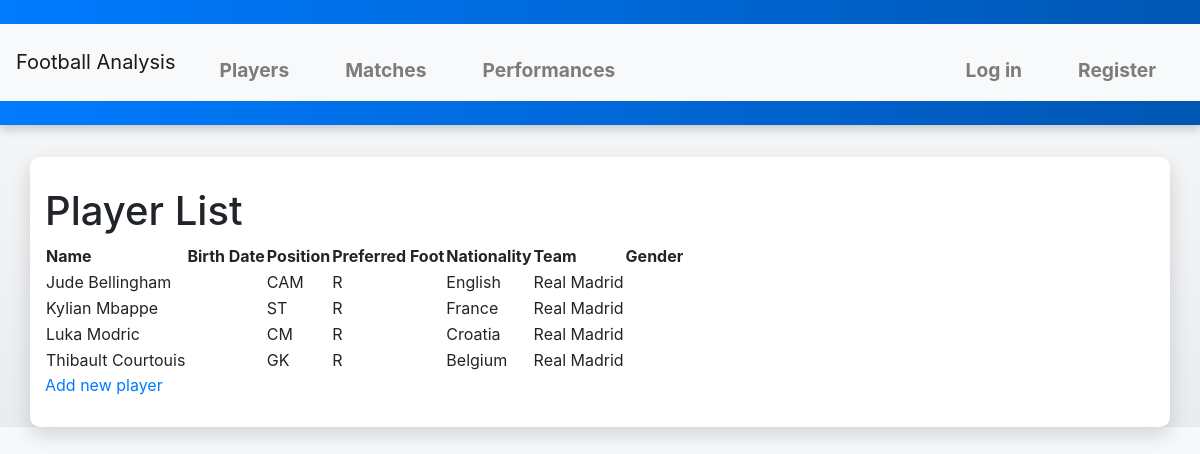
Page /players/ on the earlier database version.
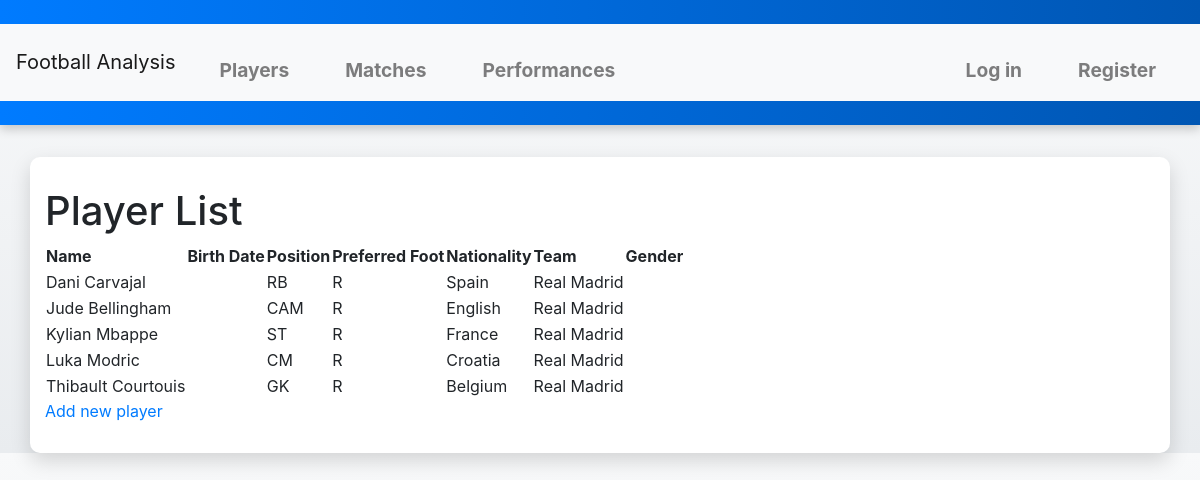
Same page on the later database version.
### football_app/models.py (models this page shows, shortened)
class Player(models.Model):
    name = models.CharField(max_length=200)
    age = models.CharField(default="Insert age...", max_length=10)
    position = models.CharField(max_length=30, choices=[
        ('GK', 'Goalkeeper'),
        ('LB', 'Left Back'),
        ('RB', 'Right Back'),
        ('LWB', 'Left Wing Back'),
        ('RWB', 'Right Wing Back'),
        ('CB', 'Center Back'),
        ('CDM', 'Central Defensive Midfielder'),
        ('CM', 'Central Midfielder'),
        ('CAM', 'Central Attacking Midfielder'),
        ('LW', 'Left Winger'),
        ('RW', 'Right Winger'),
        ('ST', 'Striker'),
    ])
    pref_foot = models.CharField(max_length=10, choices=[
        ('R', 'Right'),
        ('L', 'Left'),
    ])
    nationality = models.CharField(max_length=200, default="Select nationality...")
    team = models.CharField(max_length=200, default="Select team...")

### football_app/views.py (the view)
# urls.py: path('players/', views.players, name='players'),
def players(request):
    players = Player.objects.order_by('name')
    context = {'players':players}
    return render(request, 'football_app/players.html', context)

### football_app/templates/football_app/players.html
{% extends "football_app/base.html" %}
{% block content %}
<h1>Player List</h1>
<table>
    <tr>
        <th>Name</th>
        <th>Birth Date</th>
        <th>Position</th>
        <th>Preferred Foot</th>
        <th>Nationality</th>
        <th>Team</th>
        <th>Gender</th>
    </tr>
    {% for player in players %}
    <tr>
        <td>{{ player.name }}</td>
        <td>{{ player.birth_date }}</td>
        <td>{{ player.position }}</td>
        <td>{{ player.pref_foot }}</td>
        <td>{{ player.nationality }}</td>
        <td>{{ player.team }}</td>
        <td>{{ player.gender }}</td>
    </tr>
    {% endfor %}
</table>
<a href="{% url 'football_app:add_player' %}">Add new player</a>
{% endblock content %}

### football_app/templates/football_app/base.html (shortened to what this page needs)
{% load static %}
{% load bootstrap4 %}
<!DOCTYPE html>
<html lang="en">
<head>
    <link rel="stylesheet" type="text/css" href="{% static 'css/styles.css' %}">
    {% bootstrap_css %}
</head>
<body>
    <header>
        <nav class="navbar navbar-expand-lg navbar-light bg-light">
            <a class="navbar-brand" href="{% url 'football_app:index' %}">Football Analysis</a>
            <div class="collapse navbar-collapse" id="navbarNav">
                <ul class="navbar-nav">
                    <li class="nav-item">
                        <a class="nav-link" href="{% url 'football_app:players' %}">Players</a>
                    </li>
                    <li class="nav-item">
                        <a class="nav-link" href="{% url 'football_app:matches' %}">Matches</a>
                    </li>
                    <li class="nav-item">
                        <a class="nav-link" href="{% url 'football_app:performances' %}">Performances</a>
                    </li>
                </ul>
                <ul class="navbar-nav ml-auto">
                    {% if user.is_authenticated %}
                        <li class="nav-item">
                            <span class="navbar-text">Hello, {{ user.username }}!</span>
                        </li>
                        <li class="nav-item">
                            <form class="form-inline" action="{% url 'users:logout' %}" method="post">
                                {% csrf_token %}
                                <button type="submit" class="btn btn-outline-danger btn-sm">Log out</button>
                            </form>
                        </li>
                    {% else %}
                        <li class="nav-item">
                            <a class="nav-link" href="{% url 'users:login' %}">Log in</a>
                        </li>
                        <li class="nav-item">
                            <a class="nav-link" href="{% url 'users:register' %}">Register</a>
                        </li>
                    {% endif %}
                </ul>
            </div>
        </nav>
    </header>
    <main role="main" class="container mt-4">
        {% block content %}{% endblock content %}
    </main>
</body>
</html>

### static/css/styles.css (style rules this page uses)
body { font-family: 'Roboto', sans-serif; background: linear-gradient(to bottom, #f8f9fa, #e9ecef); margin: 0; padding: 0; color: #343a40; line-height: 1.6; transition: all 0.3s ease-in-out; }
a { text-decoration: none; color: #007bff; transition: color 0.3s ease; }
header { background: linear-gradient(to right, #007bff, #0056b3); color: white; padding: 1.5rem 0; box-shadow: 0px 4px 10px rgba(0, 0, 0, 0.2); margin-bottom: 2rem; }
header nav ul { list-style-type: none; padding: 0; text-align: center; margin-top: 1rem; }
header nav ul li { display: inline-block; margin: 0 20px; }
header nav ul li a { color: white; font-size: 1.2rem; font-weight: bold; padding: 5px 10px; border-radius: 5px; transition: background 0.3s ease, transform 0.2s ease; }
main { padding: 30px; background: white; border-radius: 10px; box-shadow: 0px 8px 20px rgba(0, 0, 0, 0.15); max-width: 900px; margin: auto; animation: fadeIn 1s ease; }

Differences in the rows shown:
added Player: name "Dani Carvajal", position "RB", pref_foot "R", nationality "Spain", team "Real Madrid"
